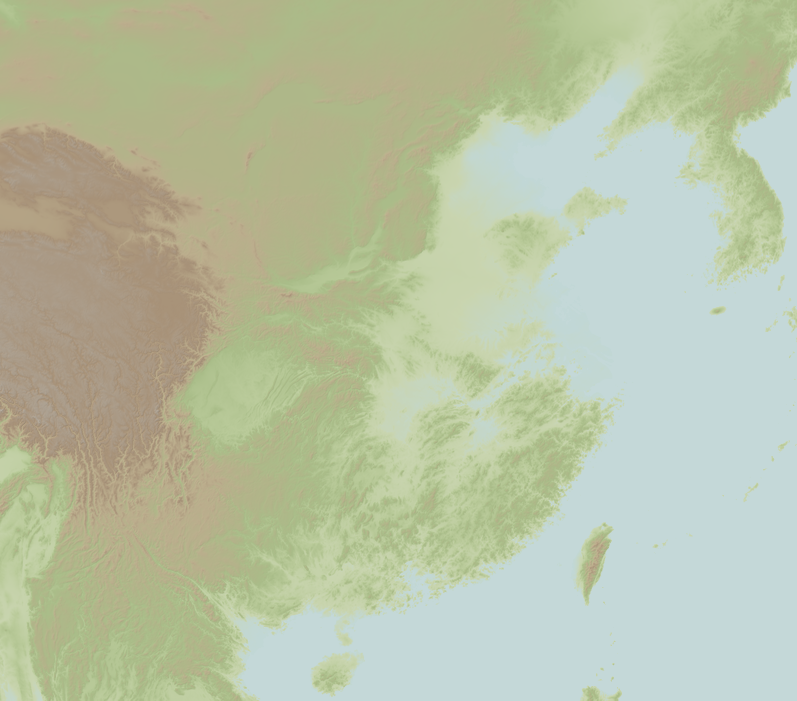
#> input picture web/assets/terrain.png, 1593 x 1401 px, given in place of jianan-terrain.jpg, which was not available (shown at 1/2 size)
$ python georeference_jianan.py
#> lines starting #> are read from the running program, lines starting #| are printed output that depends on the picture
"""Recover the source crop using its geolocated topographic tile family.

24 image correspondences fit an affine transform; 8 other patches are withheld.
This verifies image placement only, not historic boundary/settlement accuracy.
Dependencies are the existing Pillow and numpy; no online calls at build time.
"""
from hashlib import sha256
import json
import math
from pathlib import Path

import numpy as np
from PIL import Image

ROOT = Path(__file__).resolve().parents[1]
PATCHES = [
    (200,180),(500,160),(850,160),(1150,200),(1450,150),(1650,200),(1950,180),(2200,260),
    (300,480),(600,500),(900,520),(1200,510),(1450,600),(1650,600),(2180,480),(2260,500),
    (280,850),(650,800),(950,850),(1200,820),(1500,850),(700,1200),(1000,1200),(1350,1400),
    (120,650),(500,310),(1050,340),(1550,420),(2130,300),(500,1400),(1000,1620),(1600,1150),
]


def distance_km(a, b):
    lon1,lat1,lon2,lat2=map(math.radians,[*a,*b])
    return 12742*math.asin(min(1,math.sqrt(math.sin((lat2-lat1)/2)**2+math.cos(lat1)*math.cos(lat2)*math.sin((lon2-lon1)/2)**2)))


def main():
    source=ROOT/'web/assets/jianan-terrain.jpg'
    image=np.asarray(Image.open(source).convert('L'),dtype=float)
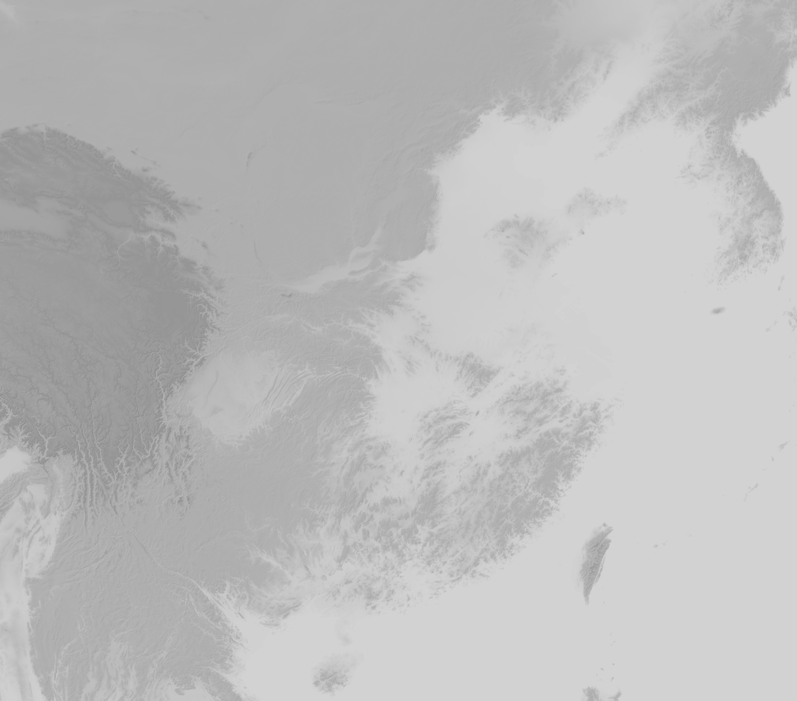
#> image: shape (1401, 1593) float64 (shown at 1/2 size); min 135, max 213, mean 187.9
    tiles={}
    hashes={str(source.relative_to(ROOT)):sha256(source.read_bytes()).hexdigest()}
    for title in ['Topographic30deg N30E90.png','Topographic30deg N30E120.png','Topographic30deg N0E90.png']:
        path=ROOT/'data/references'/title
        tiles[title]=np.asarray(Image.open(path).convert('L'),dtype=float)
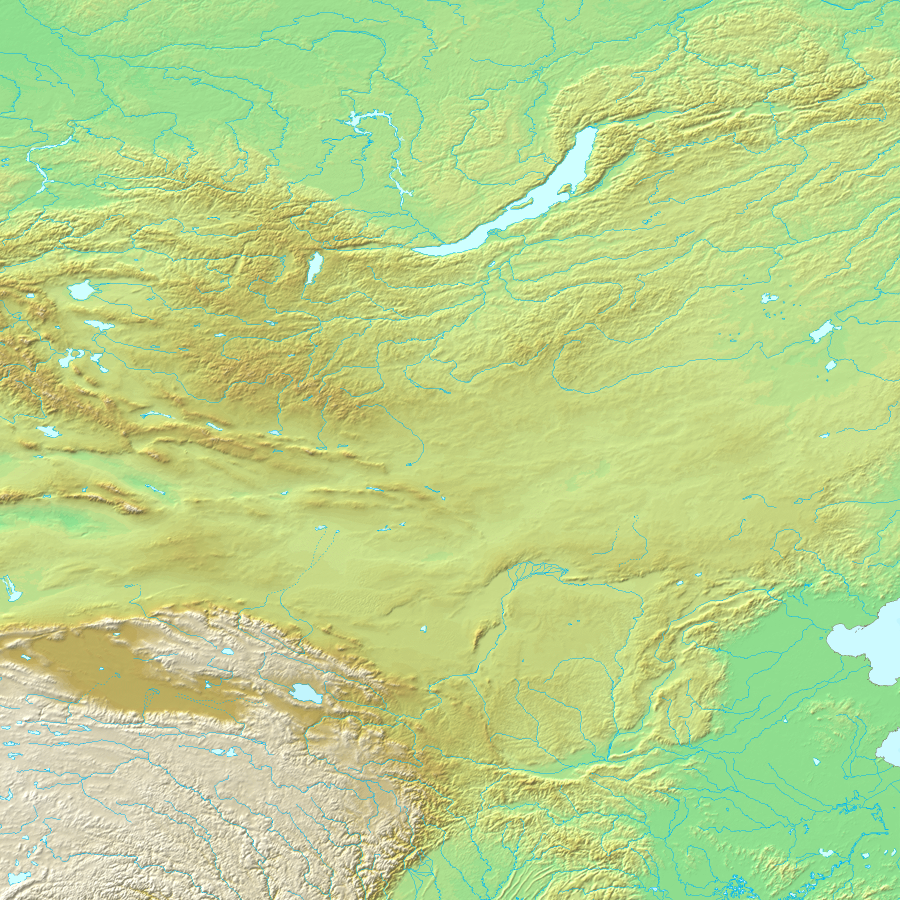
#> input picture data/references/Topographic30deg N30E90.png, 1800 x 1800 px (shown at 1/2 size)
        hashes[str(path.relative_to(ROOT))]=sha256(path.read_bytes()).hexdigest()
    controls=[]
    for index,(x,y) in enumerate(PATCHES):
        east=120 if x>=1800 else 90
        north=30 if y>=960 else 60
        title=f'Topographic30deg N{north-30}E{east}.png'
        tile=tiles[title]
        # Tile descriptions define 30 degrees across 1800 pixels. Seed crop was
        # identified by the same terrain features, not by ancient city proxies.
        expected_x=x-(1800 if east==120 else 0)
        expected_y=y+840-(1800 if north==30 else 0)
        patch=image[y-20:y+21,x-20:x+21]
        patch=patch-patch.mean()
        norm=(patch*patch).sum()
        if norm==0:
            raise ValueError(f'Control {index+1} is a featureless patch: {(x,y)}')
        best=(-1,None,None)
        for dy in range(-12,13):
            for dx in range(-12,13):
                tx,ty=expected_x+dx,expected_y+dy
                target=tile[ty-20:ty+21,tx-20:tx+21]
                target=target-target.mean()
                target_norm=(target*target).sum()
                if target_norm==0:
                    continue  # Constant sea colour cannot establish a correspondence.
                corr=float((patch*target).sum()/np.sqrt(norm*target_norm))
                if corr>best[0]:best=(corr,tx,ty)
        corr,tx,ty=best
        controls.append({'id':index+1,'role':'fit' if index<24 else 'holdout',
                         'source_svg':[x-1,y-1], 'tile':title, 'tile_pixel':[tx,ty],
                         'coordinates':[east+tx/60,north-ty/60], 'correlation':round(corr,6)})
#> this loop made 6 passes
#> norm on passes 1 to 6: 460.9, 459.6, 565.9, 87698.1, 17480.4, 0
#> pass 1, in main, `tile=tiles[title]`:
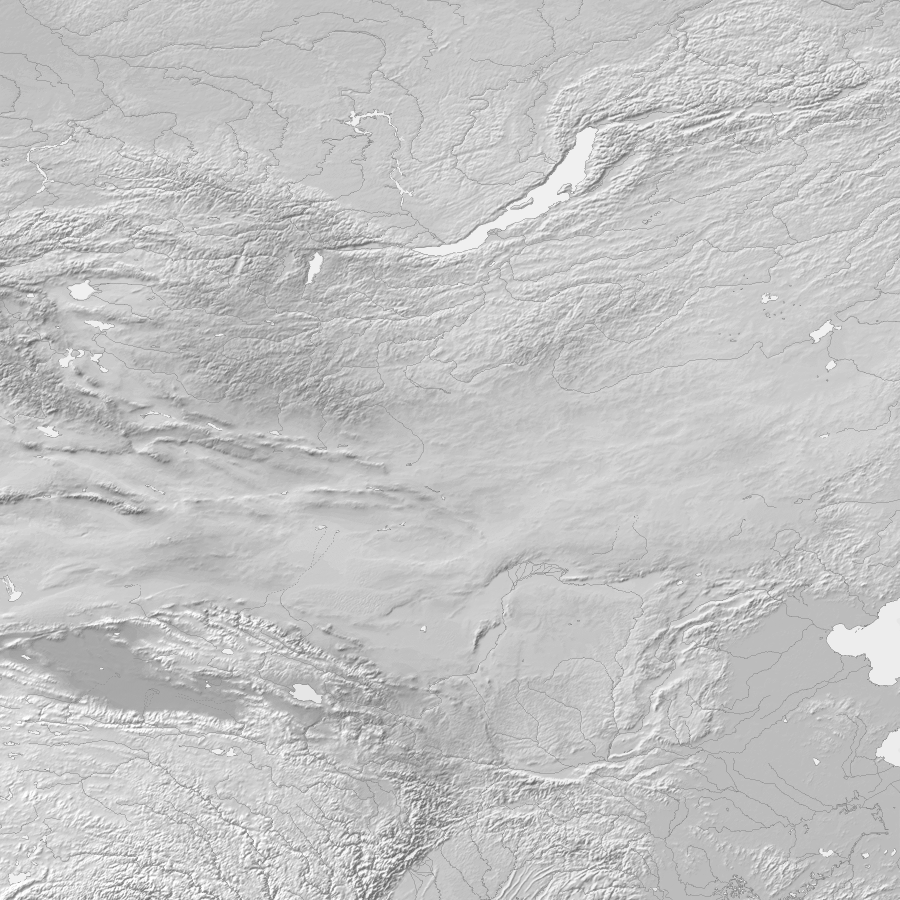
#> tile: shape (1800, 1800) float64 (shown at 1/2 size); min 96, max 255, mean 195.2
#> pass 1, in main, `patch=patch-patch.mean()`:
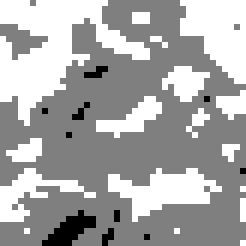
#> patch: shape (41, 41) float64 (shown 6 times larger); min -1.32, max 0.678, mean -2.6e-15; drawn with min black and max white
#> after the loop:
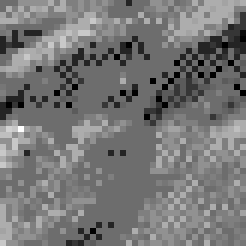
#> target: shape (41, 41) float64 (shown 6 times larger); min -13, max 15, mean 5.95e-15; drawn with min black and max white
#> after the loop, controls = 5 items
    fit=[c for c in controls if c['role']=='fit']
    matrix=np.array([[*c['source_svg'],1]for c in fit])
    coefficients=np.linalg.lstsq(matrix,np.array([c['coordinates']for c in fit]),rcond=None)[0]
    def project(point):return (np.array([*point,1])@coefficients).tolist()
    for control in controls:
        control['predicted']=project(control['source_svg'])
        control['error_km']=round(distance_km(control['coordinates'],control['predicted']),6)
    errors=[c['error_km'] for c in controls if c['role']=='holdout']
    report={'method':'同源地形瓦片图像相关配准；等经纬度图幅上的仿射变换',
            'control_origin':'来源作者公开的30度、1800像素瓦片；不是古城点位或古界考证控制。',
            'limits':['检验点未参与拟合，但来自同一地形底图系列；尚未完成独立测绘源的地理验证。',
                      '匹配零残差不代表古界零误差；源图本身的年代、绘制与底图地理精度另行核验。',
                      '图幅说明存在复制错误：南段部分说明误写为零至六十度，按30度分幅及拼接连续性核对；不是完整坐标参考系统元数据。'],
            'control_selection_note':'原候选海面图块（2000，480）无灰度变化，不能定位；在拟合前改用（2180，480）。八个检验点未更换。',
            'source_hashes':hashes,'fit_count':24,'holdout_count':8,'controls':controls,
            'affine_coefficients':coefficients.tolist(),'median_holdout_km':float(np.median(errors)),
            'p90_holdout_km':float(np.percentile(errors,90)),
            'worst_correlation':min(c['correlation']for c in controls),
            'publication_status':'配准研究边线，未经古界逐段复核，不作为县域或诸侯实控面'}
    (ROOT/'research/jianan-georeference.json').write_text(json.dumps(report,ensure_ascii=False,indent=2),encoding='utf-8')
    # Use the plan's positional thresholds. JPEG noise lowers correlation in
    # flat terrain; it is reported, not disguised as a historical accuracy gate.
    if report['median_holdout_km']>10 or report['p90_holdout_km']>25:
        raise ValueError('Image registration did not pass; report saved, map not published')
    extraction=json.loads((ROOT/'research/jianan-source-extraction.json').read_text(encoding='utf-8'))
    features=[]
    for index,line in enumerate(extraction['boundaries']):
        features.append({'type':'Feature','properties':{'id':index+1,'source_path':line['id'],'kind':line['kind'],
             'reference_year':219,'status':'源图配准研究边线，古界待复核'},
             'geometry':{'type':'LineString','coordinates':[project(p)for p in line['points']]}})
    result={'type':'FeatureCollection','features':features,'source':'jianan-219','license':'CC BY-SA 4.0',
            'attribution':'Esiymbro; original source and modification notice: assets/DATA-NOTICES.txt',
            'note':'州界部分采用220年后分划；保持开口，不自动构造县域或势力面。'}
    reference=json.loads((ROOT/'web/jianan-reference.json').read_text(encoding='utf-8'))
    result['labels']=[{'name':label['name'],'kind':label['kind'],'coordinates':project([label['x'],label['y']])}
                      for label in reference['labels']]
    (ROOT/'web/jianan-boundaries.geojson').write_text(json.dumps(result,ensure_ascii=False,separators=(',',':')),encoding='utf-8')
    print(json.dumps({k:report[k]for k in ['fit_count','holdout_count','median_holdout_km','p90_holdout_km','worst_correlation']},ensure_ascii=False))


#> (the run stopped early here; a loop or call above may not have finished)
